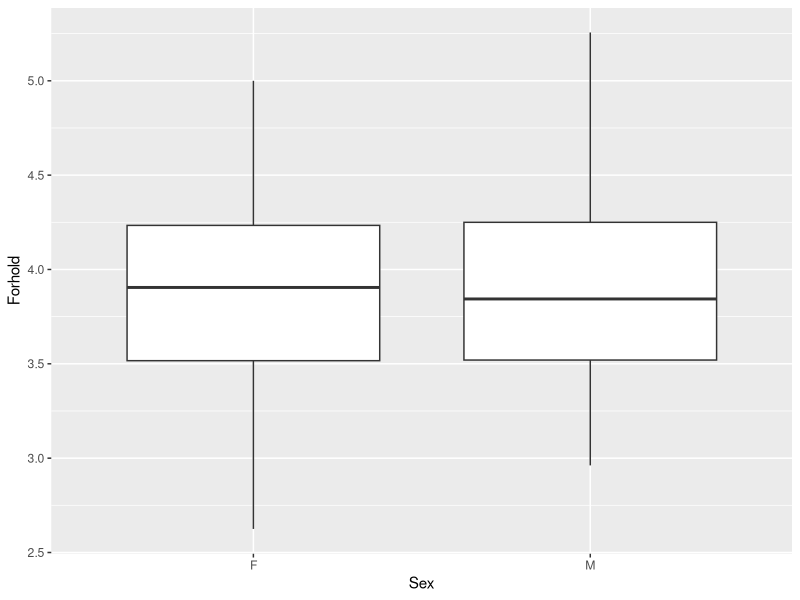

This chart was generated by the following R code: (Note: this script raises an error after producing the figure.)
## ---- chunk 1
knitr::opts_chunk$set(echo = TRUE)
## ---- chunk 2
data <- c(339, 339, 339, 340, 341, 340, 343, 348, 341, 346, 342, 339, 337)
df <- data.frame(data)

head(df, n = 3)
## ---- chunk 3
qt(0.975, df = 13-1)


# T-Value
t_val <- mean(data) / sd(data) * sqrt(length(data))
t_val
# P-value
2 * (1 - pt(t_val, df = (length(data) - 1) )) # pt gives the distribution function

# Confidence
mean(data) + c(-1, 1) * qt(0.975, df = 13-1) * sd(data)/sqrt(13) 

# Alternative approch
t.test(data)
## ---- chunk 4
t_obs <- (mean(data) - 340) / sd(data) * sqrt(length(data))
2 * (1 - pt(t_obs, df = (length(data) - 1) )) # pt gives the distribution function


## ---- chunk 5
library(MASS)
data(cats)

library(tidyverse)
cats <- transform(cats, Forhold = Hwt / Bwt)
head(cats, n=3)

summarize(group_by(cats, Sex), n = n(),
          mean_forhold = mean(Forhold), sd_forhold = sd(Forhold))

## ---- chunk 6
ggplot(data = cats, aes(x = Sex, y = Forhold)) +
  geom_boxplot(outliers = TRUE) + 
  xlab("Sex") + ylab("Forhold")
## ---- chunk 7
m1 <- lm(Forhold ~ Sex - 1, data = cats)
summary(m1)
coefficients(m1)


summarize(group_by(cats, Sex), n = n(),
          mean_forhold = mean(Forhold), sd_forhold = sd(Forhold))
## ---- chunk 8
# RSE/s - sqrt(1/n_1 + 1/n_2)
0.5277 * sqrt((1/47) + (1/97))

(3.915119	-  3.894547) + c(-1, 1) * qt(0.975, df = (47+97-2)) * (0.5277 * sqrt((1/47) + (1/97)))


## ---- chunk 9
data(soybean)
head(soybean, n = 3)

## ---- chunk 10

t.test(soybean$stress, soybean$nostress, paired=TRUE)

## ---- chunk 11

t.test(soybean$stress, soybean$nostress, paired=FALSE)

